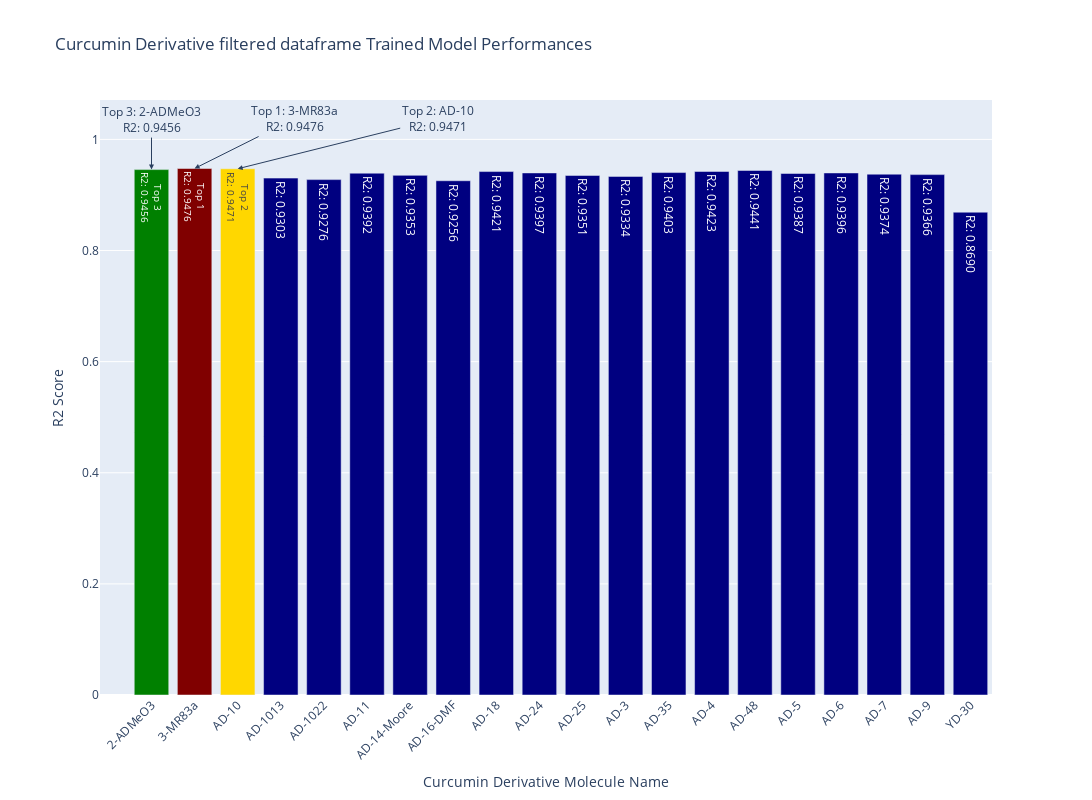

This figure's notebook cell:
### Code cell
import plotly.graph_objects as go
import pandas as pd

# Identify top 3 models by highest r2_score
top_3_indices = final_results_top48.nlargest(3, 'r2_score').index
final_results_top48['Rank'] = final_results_top48.index.map(lambda idx: 'Top 1' if idx == top_3_indices[0] 
                                                                else 'Top 2' if idx == top_3_indices[1]
                                                                else 'Top 3' if idx == top_3_indices[2]
                                                                else '')

# Create a bar plot
fig = go.Figure()

# Add bars for each Molecule
fig.add_trace(go.Bar(
    x=final_results_top48['Molecule'],
    y=final_results_top48['r2_score'],
    text=final_results_top48.apply(lambda row: f"{row['Rank']}<br>R2: {row['r2_score']:.4f}" if row['Rank'] else f"R2: {row['r2_score']:.4f}", axis=1),
    textposition='auto',
    marker=dict(color=[
        'maroon' if row['Rank'] == 'Top 1' else 
        'gold' if row['Rank'] == 'Top 2' else 
        'green' if row['Rank'] == 'Top 3' else 
        'navy' 
        for index, row in final_results_top48.iterrows()
    ]),
    name='Models'
))

# Add annotations for the top 3 models
for idx in top_3_indices:
    row = final_results_top48.loc[idx]
    if row['Rank'] == 'Top 1':
        ax_value = 100
    elif row['Rank'] == 'Top 2':
        ax_value = 200
    elif row['Rank'] == 'Top 3':
        ax_value = 0

    fig.add_annotation(
        x=row['Molecule'],
        y=row['r2_score'],
        text=f"{row['Rank']}: {row['Molecule']}<br>R2: {row['r2_score']:.4f}",
        showarrow=True,
        arrowhead=2,
        ax=ax_value,
        ay=-50,
        font=dict(size=12),
        align='center'
    )

# Update layout
fig.update_layout(
    title= 'Curcumin Derivative filtered dataframe Trained Model Performances',
    xaxis_title='Curcumin Derivative Molecule Name',
    yaxis_title='R2 Score',
    barmode='group',  # Group bars together
    xaxis_tickangle=-45,
    height=800,
    width=1100,
    legend_title='Top Models',
    legend=dict(
        orientation='h',
        yanchor='bottom',
        y=1.05,
        xanchor='center',
        x=0.5
    ),
    margin=dict(l=100, r=100, t=100, b=50)
)

# Show the plot
fig.show()

### Figure 1 — Plotly figure (JSON) as saved in the notebook; plotly's stock layout.template omitted (floating-point values rounded to 4 significant figures)
{"data": [{"marker": {"color": ["green", "maroon", "gold", "navy", "navy", "navy", "navy", "navy", "navy", "navy", "navy", "navy", "navy", "navy", "navy", "navy", "navy", "navy", "navy", "navy"]}, "name": "Models", "text": ["Top 3<br>R2: 0.9456", "Top 1<br>R2: 0.9476", "Top 2<br>R2: 0.9471", "R2: 0.9303", "R2: 0.9276", "R2: 0.9392", "R2: 0.9353", "R2: 0.9256", "R2: 0.9421", "R2: 0.9397", "R2: 0.9351", "R2: 0.9334", "R2: 0.9403", "R2: 0.9423", "R2: 0.9441", "R2: 0.9387", "R2: 0.9396", "R2: 0.9374", "R2: 0.9366", "R2: 0.8690"], "textposition": "auto", "type": "bar", "x": ["2-ADMeO3", "3-MR83a", "AD-10", "AD-1013", "AD-1022", "AD-11", "AD-14-Moore", "AD-16-DMF", "AD-18", "AD-24", "AD-25", "AD-3", "AD-35", "AD-4", "AD-48", "AD-5", "AD-6", "AD-7", "AD-9", "YD-30"], "y": [0.9456, 0.9476, 0.9471, 0.9303, 0.9276, 0.9392, 0.9353, 0.9256, 0.9421, 0.9397, 0.9351, 0.9334, 0.9403, 0.9423, 0.9441, 0.9387, 0.9396, 0.9374, 0.9366, 0.869]}], "layout": {"annotations": [{"align": "center", "arrowhead": 2, "ax": 100, "ay": -50, "font": {"size": 12}, "showarrow": true, "text": "Top 1: 3-MR83a<br>R2: 0.9476", "x": "3-MR83a", "y": 0.9476}, {"align": "center", "arrowhead": 2, "ax": 200, "ay": -50, "font": {"size": 12}, "showarrow": true, "text": "Top 2: AD-10<br>R2: 0.9471", "x": "AD-10", "y": 0.9471}, {"align": "center", "arrowhead": 2, "ax": 0, "ay": -50, "font": {"size": 12}, "showarrow": true, "text": "Top 3: 2-ADMeO3<br>R2: 0.9456", "x": "2-ADMeO3", "y": 0.9456}], "barmode": "group", "height": 800, "legend": {"orientation": "h", "title": {"text": "Top Models"}, "x": 0.5, "xanchor": "center", "y": 1.05, "yanchor": "bottom"}, "margin": {"b": 50, "l": 100, "r": 100, "t": 100}, "title": {"text": "Curcumin Derivative filtered dataframe Trained Model Performances"}, "width": 1100, "xaxis": {"tickangle": -45, "title": {"text": "Curcumin Derivative Molecule Name"}}, "yaxis": {"title": {"text": "R2 Score"}}}}
